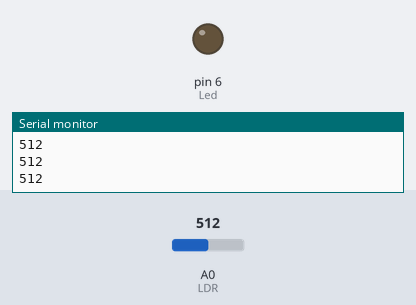
Bench run of a sketch on a simulated Arduino Uno, built with avr-gcc and run on an emulated ATmega328P. Shown: output pins drawn as LEDs (lit = HIGH), the last lines printed to the serial monitor. The inputs (shaded band) are chosen by the test bench; at power-on: A0 (LDR) = 512.

Above: at 1.2 s.
1.3 s: A0 (LDR) set to 77
2.8 s: A0 (LDR) set to 66
At 3.7 s:
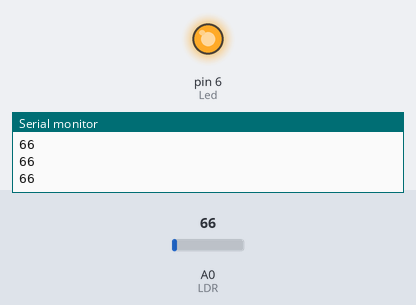
4.3 s: A0 (LDR) set to 122
At 4.9 s:
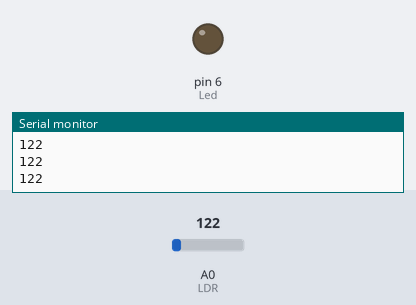
5.8 s: A0 (LDR) set to 60
At 7.1 s:
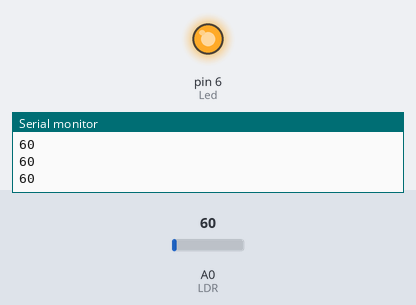
Timing chart, 0 to 8.3 s (numbered marks = the images above; inputs shaded):
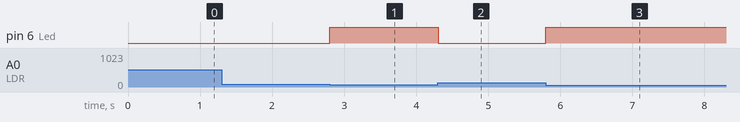

Measured:
- the behaviour switches between 70 and 69 on A0 (LDR) (found by bisection; images 0 and 1)
- after the input at 2.8 s, pin 6 (Led): LOW → HIGH at once
- after the input at 4.3 s, pin 6 (Led): HIGH → LOW at once
- after the input at 5.8 s, pin 6 (Led): LOW → HIGH at once

The sketch:

blik_control.ino
```cpp
const int LDR = 0;
const int Led = 6;
int ValorLido = 0;
void setup() {
Serial.begin(9600);
pinMode(Led, OUTPUT);
}
void loop() {
Serial.println(ValorLido);
ValorLido = analogRead(LDR);
if (ValorLido < 70){
digitalWrite(Led, HIGH);
}
else{
digitalWrite(Led, LOW);
}
}
```
